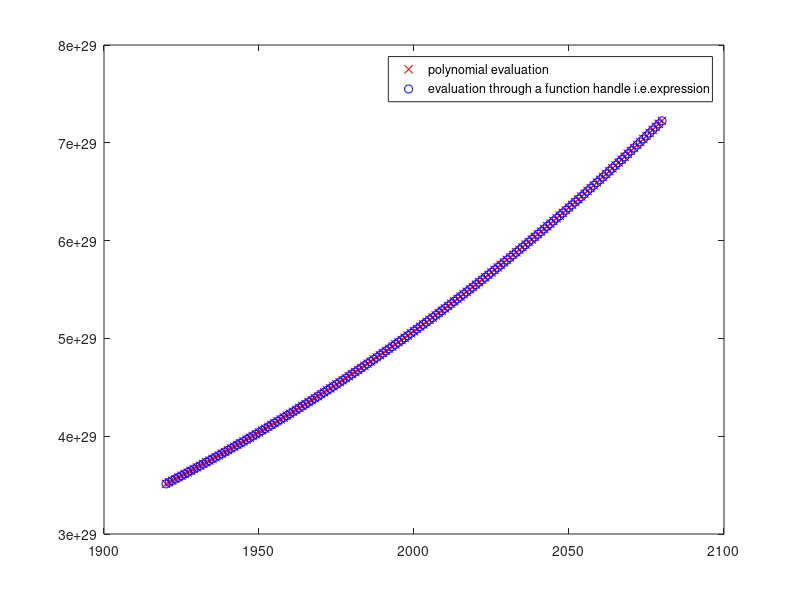

The MATLAB source for this figure:
P= [1 -18 144 -672 2016 -4032 5376 -4608 2304 -512];
x = 1920:1:2080;
y = polyval(P,x);
plot(x,y,'rx');

hold on;
z = @(x)(x-2).^9;
plot(x,z(x),'bo');
legend('polynomial evaluation','evaluation through a function handle i.e.expression');

%%observation.apparently from the graph , we observe that both methods are
%%equally accurate since their roots overlap